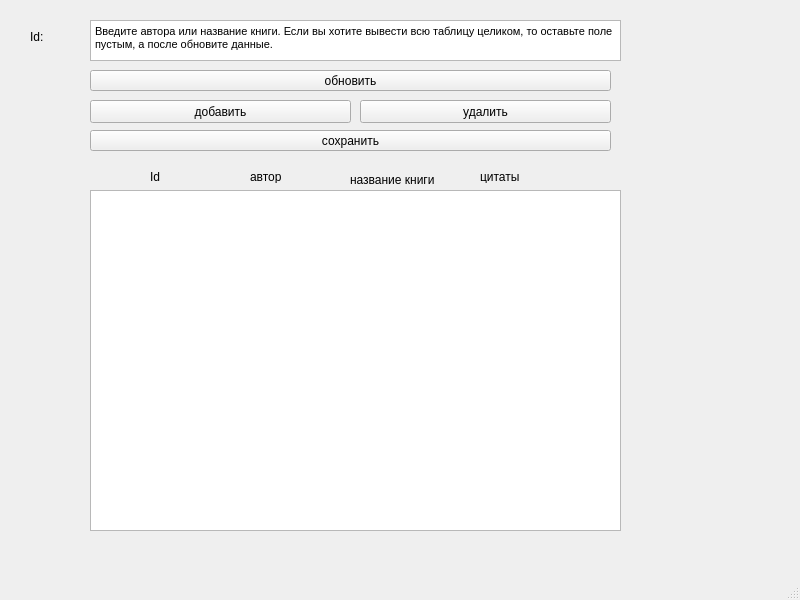
<?xml version="1.0" encoding="UTF-8"?>
<ui version="4.0">
 <class>MainWindow</class>
 <widget class="QMainWindow" name="MainWindow">
  <property name="geometry">
   <rect>
    <x>0</x>
    <y>0</y>
    <width>800</width>
    <height>600</height>
   </rect>
  </property>
  <property name="windowTitle">
   <string>MainWindow</string>
  </property>
  <widget class="QWidget" name="centralwidget">
   <widget class="QTextEdit" name="QTextEdit">
    <property name="geometry">
     <rect>
      <x>90</x>
      <y>20</y>
      <width>531</width>
      <height>41</height>
     </rect>
    </property>
    <property name="html">
     <string>&lt;!DOCTYPE HTML PUBLIC &quot;-//W3C//DTD HTML 4.0//EN&quot; &quot;http://www.w3.org/TR/REC-html40/strict.dtd&quot;&gt;
&lt;html&gt;&lt;head&gt;&lt;meta name=&quot;qrichtext&quot; content=&quot;1&quot; /&gt;&lt;style type=&quot;text/css&quot;&gt;
p, li { white-space: pre-wrap; }
&lt;/style&gt;&lt;/head&gt;&lt;body style=&quot; font-family:'MS Shell Dlg 2'; font-size:8.25pt; font-weight:400; font-style:normal;&quot;&gt;
&lt;p style=&quot; margin-top:0px; margin-bottom:0px; margin-left:0px; margin-right:0px; -qt-block-indent:0; text-indent:0px;&quot;&gt;Введите автора или название книги. Если вы хотите вывести всю таблицу целиком, то оставьте поле пустым, а после обновите данные.&lt;/p&gt;&lt;/body&gt;&lt;/html&gt;</string>
    </property>
   </widget>
   <widget class="QPushButton" name="pushButton">
    <property name="geometry">
     <rect>
      <x>90</x>
      <y>70</y>
      <width>521</width>
      <height>21</height>
     </rect>
    </property>
    <property name="text">
     <string>обновить</string>
    </property>
   </widget>
   <widget class="QPushButton" name="pushButton_2">
    <property name="geometry">
     <rect>
      <x>90</x>
      <y>130</y>
      <width>521</width>
      <height>21</height>
     </rect>
    </property>
    <property name="text">
     <string>сохранить</string>
    </property>
   </widget>
   <widget class="QTableWidget" name="tableWidget">
    <property name="geometry">
     <rect>
      <x>90</x>
      <y>190</y>
      <width>531</width>
      <height>341</height>
     </rect>
    </property>
   </widget>
   <widget class="QLabel" name="label">
    <property name="geometry">
     <rect>
      <x>30</x>
      <y>30</y>
      <width>47</width>
      <height>13</height>
     </rect>
    </property>
    <property name="text">
     <string>Id:</string>
    </property>
   </widget>
   <widget class="QLabel" name="label_2">
    <property name="geometry">
     <rect>
      <x>150</x>
      <y>170</y>
      <width>47</width>
      <height>13</height>
     </rect>
    </property>
    <property name="text">
     <string>Id</string>
    </property>
   </widget>
   <widget class="QLabel" name="label_3">
    <property name="geometry">
     <rect>
      <x>250</x>
      <y>170</y>
      <width>47</width>
      <height>13</height>
     </rect>
    </property>
    <property name="text">
     <string>автор</string>
    </property>
   </widget>
   <widget class="QLabel" name="label_4">
    <property name="geometry">
     <rect>
      <x>350</x>
      <y>170</y>
      <width>91</width>
      <height>20</height>
     </rect>
    </property>
    <property name="text">
     <string>название книги</string>
    </property>
   </widget>
   <widget class="QLabel" name="label_5">
    <property name="geometry">
     <rect>
      <x>480</x>
      <y>170</y>
      <width>47</width>
      <height>13</height>
     </rect>
    </property>
    <property name="text">
     <string>цитаты</string>
    </property>
   </widget>
   <widget class="QPushButton" name="pushButton_3">
    <property name="geometry">
     <rect>
      <x>90</x>
      <y>100</y>
      <width>261</width>
      <height>23</height>
     </rect>
    </property>
    <property name="text">
     <string>добавить</string>
    </property>
   </widget>
   <widget class="QPushButton" name="pushButton_4">
    <property name="geometry">
     <rect>
      <x>360</x>
      <y>100</y>
      <width>251</width>
      <height>23</height>
     </rect>
    </property>
    <property name="text">
     <string>удалить</string>
    </property>
   </widget>
  </widget>
  <widget class="QMenuBar" name="menubar">
   <property name="geometry">
    <rect>
     <x>0</x>
     <y>0</y>
     <width>800</width>
     <height>21</height>
    </rect>
   </property>
  </widget>
  <widget class="QStatusBar" name="statusbar"/>
 </widget>
 <resources/>
 <connections/>
</ui>
